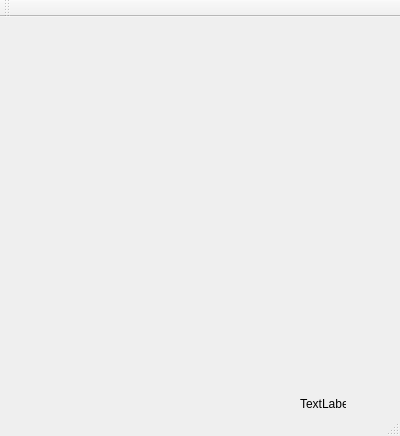
<?xml version="1.0" encoding="UTF-8"?>
<ui version="4.0">
 <class>MainWindow</class>
 <widget class="QMainWindow" name="MainWindow">
  <property name="geometry">
   <rect>
    <x>0</x>
    <y>0</y>
    <width>400</width>
    <height>436</height>
   </rect>
  </property>
  <property name="windowTitle">
   <string>MainWindow</string>
  </property>
  <widget class="QWidget" name="centralWidget">
   <widget class="QLabel" name="label">
    <property name="geometry">
     <rect>
      <x>300</x>
      <y>380</y>
      <width>46</width>
      <height>13</height>
     </rect>
    </property>
    <property name="text">
     <string>TextLabel</string>
    </property>
   </widget>
  </widget>
  <widget class="QMenuBar" name="menuBar">
   <property name="geometry">
    <rect>
     <x>0</x>
     <y>0</y>
     <width>400</width>
     <height>21</height>
    </rect>
   </property>
  </widget>
  <widget class="QToolBar" name="mainToolBar">
   <attribute name="toolBarArea">
    <enum>TopToolBarArea</enum>
   </attribute>
   <attribute name="toolBarBreak">
    <bool>false</bool>
   </attribute>
  </widget>
  <widget class="QStatusBar" name="statusBar"/>
 </widget>
 <layoutdefault spacing="6" margin="11"/>
 <resources/>
 <connections/>
</ui>
